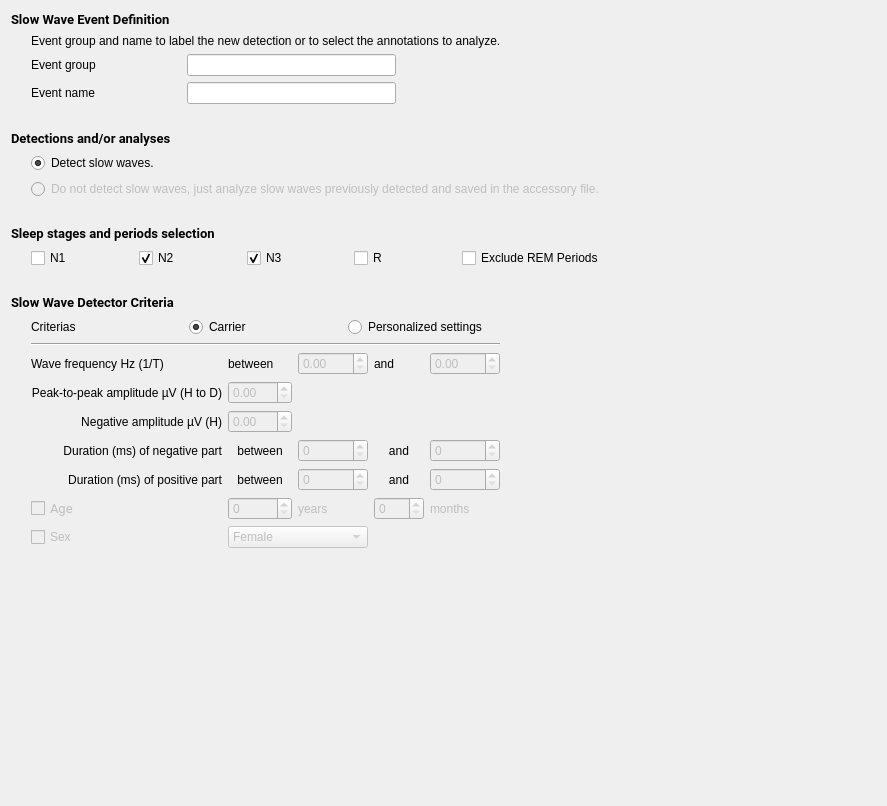
<?xml version="1.0" encoding="UTF-8"?>
<ui version="4.0">
 <class>SSWDCriterias</class>
 <widget class="QWidget" name="SSWDCriterias">
  <property name="geometry">
   <rect>
    <x>0</x>
    <y>0</y>
    <width>887</width>
    <height>806</height>
   </rect>
  </property>
  <property name="windowTitle">
   <string>Form</string>
  </property>
  <property name="toolTip">
   <string/>
  </property>
  <property name="styleSheet">
   <string notr="true">font: 12pt &quot;Roboto&quot;;</string>
  </property>
  <layout class="QVBoxLayout" name="verticalLayout_9">
   <item>
    <layout class="QHBoxLayout" name="horizontalLayout_6">
     <item>
      <layout class="QVBoxLayout" name="verticalLayout_8">
       <item>
        <layout class="QVBoxLayout" name="verticalLayout_7">
         <item>
          <widget class="QLabel" name="label_16">
           <property name="font">
            <font>
             <family>Roboto</family>
             <pointsize>10</pointsize>
             <weight>50</weight>
             <italic>false</italic>
             <bold>false</bold>
            </font>
           </property>
           <property name="layoutDirection">
            <enum>Qt::LeftToRight</enum>
           </property>
           <property name="text">
            <string>&lt;html&gt;&lt;head/&gt;&lt;body&gt;&lt;p&gt;&lt;span style=&quot; font-weight:600;&quot;&gt;Slow Wave Event Definition&lt;/span&gt;&lt;/p&gt;&lt;/body&gt;&lt;/html&gt;</string>
           </property>
           <property name="alignment">
            <set>Qt::AlignLeading|Qt::AlignLeft|Qt::AlignVCenter</set>
           </property>
          </widget>
         </item>
         <item>
          <layout class="QHBoxLayout" name="horizontalLayout_5">
           <item>
            <spacer name="horizontalSpacer_7">
             <property name="orientation">
              <enum>Qt::Horizontal</enum>
             </property>
             <property name="sizeType">
              <enum>QSizePolicy::Minimum</enum>
             </property>
             <property name="sizeHint" stdset="0">
              <size>
               <width>20</width>
               <height>20</height>
              </size>
             </property>
            </spacer>
           </item>
           <item>
            <layout class="QVBoxLayout" name="verticalLayout_3">
             <item>
              <widget class="QLabel" name="label_18">
               <property name="text">
                <string>Event group and name to label the new detection or to select the annotations to analyze.</string>
               </property>
              </widget>
             </item>
             <item>
              <layout class="QGridLayout" name="gridLayout_2">
               <item row="0" column="1">
                <widget class="QLineEdit" name="group_lineedit"/>
               </item>
               <item row="1" column="0">
                <widget class="QLabel" name="label">
                 <property name="layoutDirection">
                  <enum>Qt::LeftToRight</enum>
                 </property>
                 <property name="text">
                  <string>Event name</string>
                 </property>
                 <property name="alignment">
                  <set>Qt::AlignLeading|Qt::AlignLeft|Qt::AlignVCenter</set>
                 </property>
                </widget>
               </item>
               <item row="0" column="0">
                <widget class="QLabel" name="label_3">
                 <property name="minimumSize">
                  <size>
                   <width>150</width>
                   <height>0</height>
                  </size>
                 </property>
                 <property name="layoutDirection">
                  <enum>Qt::LeftToRight</enum>
                 </property>
                 <property name="text">
                  <string>Event group</string>
                 </property>
                 <property name="alignment">
                  <set>Qt::AlignLeading|Qt::AlignLeft|Qt::AlignVCenter</set>
                 </property>
                </widget>
               </item>
               <item row="1" column="1">
                <widget class="QLineEdit" name="event_name_lineedit">
                 <property name="enabled">
                  <bool>true</bool>
                 </property>
                </widget>
               </item>
               <item row="0" column="2">
                <spacer name="horizontalSpacer_2">
                 <property name="orientation">
                  <enum>Qt::Horizontal</enum>
                 </property>
                 <property name="sizeHint" stdset="0">
                  <size>
                   <width>40</width>
                   <height>20</height>
                  </size>
                 </property>
                </spacer>
               </item>
              </layout>
             </item>
            </layout>
           </item>
          </layout>
         </item>
        </layout>
       </item>
       <item>
        <spacer name="verticalSpacer_2">
         <property name="orientation">
          <enum>Qt::Vertical</enum>
         </property>
         <property name="sizeType">
          <enum>QSizePolicy::Fixed</enum>
         </property>
         <property name="sizeHint" stdset="0">
          <size>
           <width>20</width>
           <height>20</height>
          </size>
         </property>
        </spacer>
       </item>
       <item>
        <layout class="QVBoxLayout" name="verticalLayout_6">
         <item>
          <widget class="QLabel" name="label_17">
           <property name="font">
            <font>
             <family>Roboto</family>
             <pointsize>10</pointsize>
             <weight>50</weight>
             <italic>false</italic>
             <bold>false</bold>
            </font>
           </property>
           <property name="text">
            <string>&lt;html&gt;&lt;head/&gt;&lt;body&gt;&lt;p&gt;&lt;span style=&quot; font-weight:600;&quot;&gt;Detections and/or analyses&lt;/span&gt;&lt;/p&gt;&lt;/body&gt;&lt;/html&gt;</string>
           </property>
          </widget>
         </item>
         <item>
          <layout class="QHBoxLayout" name="horizontalLayout_4">
           <item>
            <spacer name="horizontalSpacer_6">
             <property name="orientation">
              <enum>Qt::Horizontal</enum>
             </property>
             <property name="sizeType">
              <enum>QSizePolicy::Fixed</enum>
             </property>
             <property name="sizeHint" stdset="0">
              <size>
               <width>20</width>
               <height>20</height>
              </size>
             </property>
            </spacer>
           </item>
           <item>
            <layout class="QVBoxLayout" name="verticalLayout">
             <item>
              <widget class="QRadioButton" name="radioButton_det">
               <property name="enabled">
                <bool>true</bool>
               </property>
               <property name="text">
                <string>Detect slow waves.</string>
               </property>
               <property name="checked">
                <bool>true</bool>
               </property>
               <attribute name="buttonGroup">
                <string notr="true">buttonGroup</string>
               </attribute>
              </widget>
             </item>
             <item>
              <widget class="QRadioButton" name="radioButton_anal">
               <property name="enabled">
                <bool>false</bool>
               </property>
               <property name="text">
                <string>Do not detect slow waves, just analyze slow waves previously detected and saved in the accessory file.</string>
               </property>
               <attribute name="buttonGroup">
                <string notr="true">buttonGroup</string>
               </attribute>
              </widget>
             </item>
            </layout>
           </item>
          </layout>
         </item>
        </layout>
       </item>
       <item>
        <spacer name="verticalSpacer_4">
         <property name="orientation">
          <enum>Qt::Vertical</enum>
         </property>
         <property name="sizeType">
          <enum>QSizePolicy::Fixed</enum>
         </property>
         <property name="sizeHint" stdset="0">
          <size>
           <width>20</width>
           <height>20</height>
          </size>
         </property>
        </spacer>
       </item>
       <item>
        <layout class="QVBoxLayout" name="verticalLayout_4">
         <item>
          <widget class="QLabel" name="label_19">
           <property name="font">
            <font>
             <family>Roboto</family>
             <pointsize>10</pointsize>
             <weight>50</weight>
             <italic>false</italic>
             <bold>false</bold>
            </font>
           </property>
           <property name="text">
            <string>&lt;html&gt;&lt;head/&gt;&lt;body&gt;&lt;p&gt;&lt;span style=&quot; font-weight:600;&quot;&gt;Sleep stages and periods selection&lt;/span&gt;&lt;/p&gt;&lt;/body&gt;&lt;/html&gt;</string>
           </property>
          </widget>
         </item>
         <item>
          <layout class="QHBoxLayout" name="horizontalLayout_2">
           <item>
            <spacer name="horizontalSpacer_5">
             <property name="orientation">
              <enum>Qt::Horizontal</enum>
             </property>
             <property name="sizeType">
              <enum>QSizePolicy::Fixed</enum>
             </property>
             <property name="sizeHint" stdset="0">
              <size>
               <width>20</width>
               <height>20</height>
              </size>
             </property>
            </spacer>
           </item>
           <item>
            <widget class="QCheckBox" name="checkBox_n1">
             <property name="text">
              <string>N1</string>
             </property>
            </widget>
           </item>
           <item>
            <widget class="QCheckBox" name="checkBox_n2">
             <property name="text">
              <string>N2</string>
             </property>
             <property name="checked">
              <bool>true</bool>
             </property>
            </widget>
           </item>
           <item>
            <widget class="QCheckBox" name="checkBox_n3">
             <property name="text">
              <string>N3</string>
             </property>
             <property name="checked">
              <bool>true</bool>
             </property>
            </widget>
           </item>
           <item>
            <widget class="QCheckBox" name="checkBox_r">
             <property name="text">
              <string>R</string>
             </property>
            </widget>
           </item>
           <item>
            <widget class="QCheckBox" name="checkBox_excl_remp">
             <property name="toolTip">
              <string>Useful to detect on NREM stages included in NREM periods only (not in REM periods).</string>
             </property>
             <property name="text">
              <string>Exclude REM Periods</string>
             </property>
            </widget>
           </item>
          </layout>
         </item>
        </layout>
       </item>
       <item>
        <spacer name="verticalSpacer_3">
         <property name="orientation">
          <enum>Qt::Vertical</enum>
         </property>
         <property name="sizeType">
          <enum>QSizePolicy::Fixed</enum>
         </property>
         <property name="sizeHint" stdset="0">
          <size>
           <width>20</width>
           <height>20</height>
          </size>
         </property>
        </spacer>
       </item>
       <item>
        <layout class="QVBoxLayout" name="verticalLayout_5">
         <item>
          <widget class="QLabel" name="label_5">
           <property name="font">
            <font>
             <family>Roboto</family>
             <pointsize>10</pointsize>
             <weight>50</weight>
             <italic>false</italic>
             <bold>false</bold>
            </font>
           </property>
           <property name="layoutDirection">
            <enum>Qt::LeftToRight</enum>
           </property>
           <property name="text">
            <string>&lt;html&gt;&lt;head/&gt;&lt;body&gt;&lt;p&gt;&lt;span style=&quot; font-weight:600;&quot;&gt;Slow Wave Detector Criteria&lt;/span&gt;&lt;/p&gt;&lt;/body&gt;&lt;/html&gt;</string>
           </property>
           <property name="alignment">
            <set>Qt::AlignLeading|Qt::AlignLeft|Qt::AlignVCenter</set>
           </property>
          </widget>
         </item>
         <item>
          <layout class="QHBoxLayout" name="horizontalLayout_3">
           <item>
            <spacer name="horizontalSpacer_4">
             <property name="orientation">
              <enum>Qt::Horizontal</enum>
             </property>
             <property name="sizeType">
              <enum>QSizePolicy::Fixed</enum>
             </property>
             <property name="sizeHint" stdset="0">
              <size>
               <width>20</width>
               <height>20</height>
              </size>
             </property>
            </spacer>
           </item>
           <item>
            <layout class="QVBoxLayout" name="verticalLayout_2">
             <item>
              <layout class="QHBoxLayout" name="horizontalLayout">
               <item>
                <widget class="QLabel" name="label_8">
                 <property name="text">
                  <string>Criterias</string>
                 </property>
                </widget>
               </item>
               <item>
                <widget class="QRadioButton" name="carrier_radioButton">
                 <property name="text">
                  <string>Carrier</string>
                 </property>
                 <property name="checked">
                  <bool>true</bool>
                 </property>
                 <attribute name="buttonGroup">
                  <string notr="true">buttonGroup_2</string>
                 </attribute>
                </widget>
               </item>
               <item>
                <widget class="QRadioButton" name="personalized_radioButton">
                 <property name="text">
                  <string>Personalized settings</string>
                 </property>
                 <attribute name="buttonGroup">
                  <string notr="true">buttonGroup_2</string>
                 </attribute>
                </widget>
               </item>
              </layout>
             </item>
             <item>
              <widget class="Line" name="line">
               <property name="orientation">
                <enum>Qt::Horizontal</enum>
               </property>
              </widget>
             </item>
             <item>
              <layout class="QGridLayout" name="gridLayout">
               <item row="6" column="1" colspan="2">
                <widget class="QComboBox" name="comboBox_sex">
                 <property name="enabled">
                  <bool>false</bool>
                 </property>
                 <item>
                  <property name="text">
                   <string>Female</string>
                  </property>
                 </item>
                 <item>
                  <property name="text">
                   <string>Male</string>
                  </property>
                 </item>
                </widget>
               </item>
               <item row="4" column="4">
                <widget class="QSpinBox" name="spinBox_max_pos">
                 <property name="enabled">
                  <bool>false</bool>
                 </property>
                 <property name="maximum">
                  <number>3000</number>
                 </property>
                </widget>
               </item>
               <item row="4" column="1">
                <widget class="QLabel" name="label_14">
                 <property name="text">
                  <string>between</string>
                 </property>
                 <property name="alignment">
                  <set>Qt::AlignCenter</set>
                 </property>
                </widget>
               </item>
               <item row="5" column="4">
                <widget class="QLabel" name="label_months">
                 <property name="enabled">
                  <bool>false</bool>
                 </property>
                 <property name="text">
                  <string>months</string>
                 </property>
                </widget>
               </item>
               <item row="5" column="2">
                <widget class="QLabel" name="label_years">
                 <property name="enabled">
                  <bool>false</bool>
                 </property>
                 <property name="text">
                  <string>years</string>
                 </property>
                </widget>
               </item>
               <item row="0" column="1">
                <widget class="QLabel" name="label_12">
                 <property name="text">
                  <string>between</string>
                 </property>
                </widget>
               </item>
               <item row="3" column="0">
                <widget class="QLabel" name="label_6">
                 <property name="whatsThis">
                  <string>msec</string>
                 </property>
                 <property name="text">
                  <string>Duration (ms) of negative part</string>
                 </property>
                 <property name="alignment">
                  <set>Qt::AlignRight|Qt::AlignTrailing|Qt::AlignVCenter</set>
                 </property>
                </widget>
               </item>
               <item row="5" column="0">
                <widget class="QCheckBox" name="checkBox_age">
                 <property name="enabled">
                  <bool>false</bool>
                 </property>
                 <property name="font">
                  <font>
                   <family>Roboto</family>
                   <pointsize>10</pointsize>
                   <weight>50</weight>
                   <italic>false</italic>
                   <bold>false</bold>
                  </font>
                 </property>
                 <property name="whatsThis">
                  <string>Modify parameters automatically according to patients age</string>
                 </property>
                 <property name="text">
                  <string>Age</string>
                 </property>
                 <property name="tristate">
                  <bool>false</bool>
                 </property>
                </widget>
               </item>
               <item row="0" column="2">
                <widget class="QDoubleSpinBox" name="doubleSpinBox_f_min">
                 <property name="enabled">
                  <bool>false</bool>
                 </property>
                </widget>
               </item>
               <item row="2" column="1">
                <widget class="QDoubleSpinBox" name="doubleSpinBox_neg_amp">
                 <property name="enabled">
                  <bool>false</bool>
                 </property>
                 <property name="maximum">
                  <double>200.000000000000000</double>
                 </property>
                </widget>
               </item>
               <item row="3" column="3">
                <widget class="QLabel" name="label_11">
                 <property name="minimumSize">
                  <size>
                   <width>50</width>
                   <height>0</height>
                  </size>
                 </property>
                 <property name="text">
                  <string>and</string>
                 </property>
                 <property name="alignment">
                  <set>Qt::AlignCenter</set>
                 </property>
                </widget>
               </item>
               <item row="4" column="2">
                <widget class="QSpinBox" name="spinBox_min_pos">
                 <property name="enabled">
                  <bool>false</bool>
                 </property>
                 <property name="maximum">
                  <number>3000</number>
                 </property>
                </widget>
               </item>
               <item row="4" column="0">
                <widget class="QLabel" name="label_7">
                 <property name="whatsThis">
                  <string>msec</string>
                 </property>
                 <property name="text">
                  <string>Duration (ms) of positive part</string>
                 </property>
                 <property name="alignment">
                  <set>Qt::AlignRight|Qt::AlignTrailing|Qt::AlignVCenter</set>
                 </property>
                </widget>
               </item>
               <item row="0" column="3">
                <widget class="QLabel" name="label_13">
                 <property name="text">
                  <string>and</string>
                 </property>
                </widget>
               </item>
               <item row="1" column="0">
                <widget class="QLabel" name="label_2">
                 <property name="whatsThis">
                  <string>uV</string>
                 </property>
                 <property name="text">
                  <string>Peak-to-peak amplitude µV (H to D)</string>
                 </property>
                 <property name="alignment">
                  <set>Qt::AlignRight|Qt::AlignTrailing|Qt::AlignVCenter</set>
                 </property>
                </widget>
               </item>
               <item row="1" column="1">
                <widget class="QDoubleSpinBox" name="doubleSpinBox_PaP_amp">
                 <property name="enabled">
                  <bool>false</bool>
                 </property>
                 <property name="maximum">
                  <double>200.000000000000000</double>
                 </property>
                </widget>
               </item>
               <item row="2" column="0">
                <widget class="QLabel" name="label_4">
                 <property name="whatsThis">
                  <string>uV</string>
                 </property>
                 <property name="text">
                  <string>Negative amplitude µV (H)</string>
                 </property>
                 <property name="alignment">
                  <set>Qt::AlignRight|Qt::AlignTrailing|Qt::AlignVCenter</set>
                 </property>
                </widget>
               </item>
               <item row="6" column="0">
                <widget class="QCheckBox" name="checkBox_sex">
                 <property name="enabled">
                  <bool>false</bool>
                 </property>
                 <property name="whatsThis">
                  <string>&lt;html&gt;&lt;head/&gt;&lt;body&gt;&lt;p&gt;Modify parameters according to patients sex&lt;/p&gt;&lt;/body&gt;&lt;/html&gt;</string>
                 </property>
                 <property name="text">
                  <string>Sex</string>
                 </property>
                </widget>
               </item>
               <item row="3" column="1">
                <widget class="QLabel" name="label_10">
                 <property name="text">
                  <string>between</string>
                 </property>
                 <property name="alignment">
                  <set>Qt::AlignCenter</set>
                 </property>
                </widget>
               </item>
               <item row="3" column="4">
                <widget class="QSpinBox" name="spinBox_max_neg">
                 <property name="enabled">
                  <bool>false</bool>
                 </property>
                 <property name="minimumSize">
                  <size>
                   <width>70</width>
                   <height>0</height>
                  </size>
                 </property>
                 <property name="maximum">
                  <number>3000</number>
                 </property>
                </widget>
               </item>
               <item row="3" column="2">
                <widget class="QSpinBox" name="spinBox_min_neg">
                 <property name="enabled">
                  <bool>false</bool>
                 </property>
                 <property name="minimumSize">
                  <size>
                   <width>70</width>
                   <height>0</height>
                  </size>
                 </property>
                 <property name="maximum">
                  <number>3000</number>
                 </property>
                </widget>
               </item>
               <item row="4" column="3">
                <widget class="QLabel" name="label_15">
                 <property name="text">
                  <string>and</string>
                 </property>
                 <property name="alignment">
                  <set>Qt::AlignCenter</set>
                 </property>
                </widget>
               </item>
               <item row="7" column="1">
                <spacer name="verticalSpacer_5">
                 <property name="orientation">
                  <enum>Qt::Vertical</enum>
                 </property>
                 <property name="sizeHint" stdset="0">
                  <size>
                   <width>20</width>
                   <height>40</height>
                  </size>
                 </property>
                </spacer>
               </item>
               <item row="5" column="1">
                <widget class="QSpinBox" name="spinBox_years">
                 <property name="enabled">
                  <bool>false</bool>
                 </property>
                 <property name="minimumSize">
                  <size>
                   <width>50</width>
                   <height>0</height>
                  </size>
                 </property>
                 <property name="maximum">
                  <number>122</number>
                 </property>
                </widget>
               </item>
               <item row="0" column="4">
                <widget class="QDoubleSpinBox" name="doubleSpinBox_f_max">
                 <property name="enabled">
                  <bool>false</bool>
                 </property>
                </widget>
               </item>
               <item row="0" column="0">
                <widget class="QLabel" name="label_9">
                 <property name="text">
                  <string>Wave frequency Hz (1/T)</string>
                 </property>
                </widget>
               </item>
               <item row="5" column="3">
                <widget class="QSpinBox" name="spinBox_months">
                 <property name="enabled">
                  <bool>false</bool>
                 </property>
                 <property name="maximum">
                  <number>11</number>
                 </property>
                </widget>
               </item>
              </layout>
             </item>
            </layout>
           </item>
           <item>
            <widget class="QLabel" name="SW_picture">
             <property name="text">
              <string/>
             </property>
             <property name="pixmap">
              <pixmap resource="sw_pic.qrc">:/sw_pic/phase_slow_wave_small.jpg</pixmap>
             </property>
            </widget>
           </item>
          </layout>
         </item>
        </layout>
       </item>
       <item>
        <spacer name="verticalSpacer">
         <property name="orientation">
          <enum>Qt::Vertical</enum>
         </property>
         <property name="sizeHint" stdset="0">
          <size>
           <width>20</width>
           <height>40</height>
          </size>
         </property>
        </spacer>
       </item>
      </layout>
     </item>
     <item>
      <spacer name="horizontalSpacer">
       <property name="orientation">
        <enum>Qt::Horizontal</enum>
       </property>
       <property name="sizeHint" stdset="0">
        <size>
         <width>40</width>
         <height>20</height>
        </size>
       </property>
      </spacer>
     </item>
    </layout>
   </item>
  </layout>
 </widget>
 <resources>
  <include location="../../../../../scinodes_poc/src/main/python/ui/themes/themes.qrc"/>
  <include location="sw_pic.qrc"/>
 </resources>
 <connections>
  <connection>
   <sender>buttonGroup_2</sender>
   <signal>buttonClicked(QAbstractButton*)</signal>
   <receiver>SSWDCriterias</receiver>
   <slot>on_input_format_changed()</slot>
   <hints>
    <hint type="sourcelabel">
     <x>-1</x>
     <y>-1</y>
    </hint>
    <hint type="destinationlabel">
     <x>362</x>
     <y>340</y>
    </hint>
   </hints>
  </connection>
  <connection>
   <sender>checkBox_age</sender>
   <signal>clicked()</signal>
   <receiver>SSWDCriterias</receiver>
   <slot>on_input_format_changed()</slot>
   <hints>
    <hint type="sourcelabel">
     <x>101</x>
     <y>505</y>
    </hint>
    <hint type="destinationlabel">
     <x>362</x>
     <y>340</y>
    </hint>
   </hints>
  </connection>
  <connection>
   <sender>checkBox_sex</sender>
   <signal>clicked()</signal>
   <receiver>SSWDCriterias</receiver>
   <slot>on_input_format_changed()</slot>
   <hints>
    <hint type="sourcelabel">
     <x>101</x>
     <y>531</y>
    </hint>
    <hint type="destinationlabel">
     <x>362</x>
     <y>340</y>
    </hint>
   </hints>
  </connection>
 </connections>
 <slots>
  <slot>on_choose()</slot>
  <slot>on_input_format_changed()</slot>
 </slots>
 <buttongroups>
  <buttongroup name="buttonGroup_2"/>
  <buttongroup name="buttonGroup"/>
 </buttongroups>
</ui>
